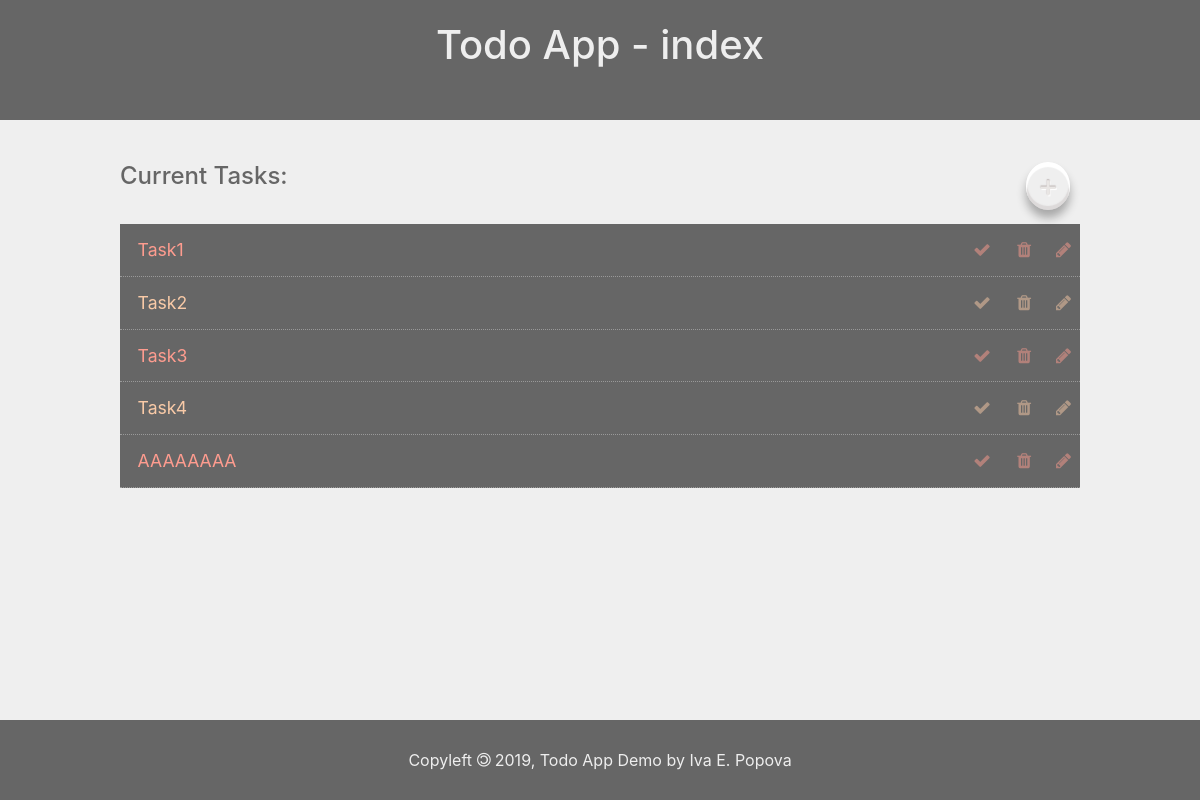
Page /todos/ on the earlier database version.
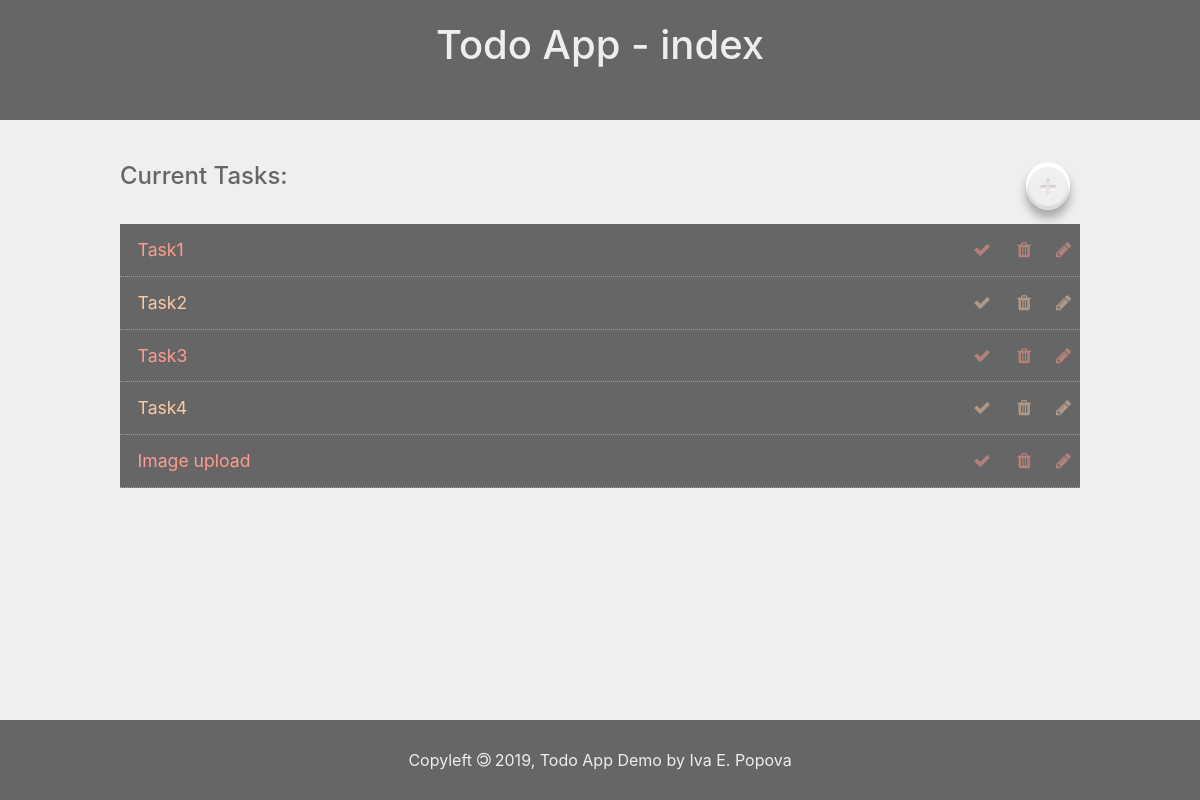
Same page on the later database version.
### todo_app/models.py (models this page shows, shortened)
class Task(models.Model):
  id = models.AutoField(primary_key=True)
  title = models.CharField('Title', max_length=100, help_text="Task Title")
  description = models.TextField('Description', null=True, help_text="Task Description")
  image = models.ImageField('Image',
    null=False,
    blank=True,
    help_text='Task image',
    upload_to='images/')
  due = models.DateTimeField('due', default=days_from_now_1, help_text="Task Due (default - 1 day from now)")
  created = models.DateTimeField(auto_now_add=True)
  completed = models.BooleanField(default=False)

### todo_app/views.py (the view)
# urls.py: path('', views.index, name="todo_index"),
def index(request):
    tasks = Task.objects.order_by('id')
    template_file = 'todo_app/index.html'
    context = {
        'form': CreateUpdateTaskForm,
        'tasks': tasks,
        'app_name': 'Todo App',
        'page_name': 'index'
    }
    return render(request, template_file, context)

### todo_app/templates/todo_app/index.html
{% extends "todo_app/base.html" %}
{% load static %}
{% load custom_filters %}
{% block content_head %}
  <link rel="stylesheet" type="text/css" href="{% static 'todo_app/index.css' %}">
{% endblock content_head %}
{% block content %}
  <main>
    <section class="list_todos">
      <div class="header clear">
        <h1>Current Tasks:</h1>
        <div class="buttonHolder">
          <a href="{% url 'todo_add' %}" class="button">+</a>
        </div>
      </div>
      <ul>
        {% for task in tasks %}
          <li class="clear">
            <span>
              {% if task.completed %}
                <del>{{task.title}}</del>
              {% else %}
                {{task.title}}
              {% endif %}
            </span>
            <span>
              <a href="{% url 'todo_complete' task.id%}"><i class="fa fa-check"></i></a>
              <a href="{% url 'todo_delete' task.id%}"><i class="fa fa-trash"></i></a>
              <a href="{% url 'todo_update' task.id %}"><i class="fa fa-pencil"></i></a>
            </span>
          </li>
        {% empty %}
          <li>No tasks!</li>
        {% endfor %}
      </ul>
    </section>
  </main>
{% endblock content %}

### todo_app/templates/todo_app/base.html (shortened to what this page needs)
{% load static %}
<!DOCTYPE html>
<html>
<head>
	<link rel="stylesheet" href="https://stackpath.bootstrapcdn.com/bootstrap/4.3.1/css/bootstrap.min.css">
	<link rel="stylesheet" href="https://stackpath.bootstrapcdn.com/font-awesome/4.7.0/css/font-awesome.min.css">
	<link rel="stylesheet" type="text/css" href="{% static 'todo_app/base.css' %}">
	{% block content_head %}{% endblock content_head %}
</head>
<body>
	<header>
		<h1>{{app_name}} - {{page_name}}</h1>
	</header>
	{% block content %}{% endblock content %}
	<footer>
    <p>Copyleft <i class="fa fa-copyright rotate-180"></i> 2019, Todo App Demo by Iva E. Popova</p>
  </footer>
</body>
</html>

### todo_app/static/todo_app/base.css (style rules this page uses)
html,body, header, footer, main, h1,h2,h3,p { margin:0; padding: 0; box-sizing: border-box; }
.clear:after { display: block; content: ""; clear: both; }
.rotate-180 { display: inline-block; transform: rotate(180deg); }
body { margin:0; background: #efefef; }
header, footer { vertical-align: middle; text-align: center; background: #666; color: #EEE; }
header { min-height: 15vh; border: 1px solid #666; }
header h1 { margin: .5em 0 .3em 0; }
footer { min-height: 10vh; line-height: 10vh; font-size: initial; }
main { width: 80%; min-height: 75vh; margin:0 auto; padding: 1em 0; box-sizing: border-box; color: #666; }
.clear:after { content: ""; display: block; clear: both; }

### todo_app/static/todo_app/index.css (style rules this page uses)
.list_todos>.header { padding: 0 0 .5em 0; }
.buttonHolder { float: right; margin:0 auto; font-size: 2em; width: 2em; height: 2em; }
.buttonHolder a { text-decoration: none; }
.button { position: relative; display: block; margin: .3em; text-align: center; color:#e9e6e4; text-shadow: 0px -1px 1px #bdb5b4, 1px 1px 1px white; background-image: linear-gradient(top, #f4f1ee, #fff); border-radius: 100%; box-shadow: 0px 8px 10px 0px rgba(0, 0, 0, .3), inset 0px 4px 1px 1px white, inset 0px -3px 1px 1px rgba(204,198,197,.5); transition: all .1s linear; }
.list_todos { margin: 1em 0 0 0; }
.list_todos h1 { float: left; font-size: 1.5em; line-height: 2em; vertical-align: middle; }
.list_todos ul { list-style-type: none; margin:0; padding: 0; }
.list_todos li { font-size: 1.1em; height: 3em; line-height: 3em; padding: 0 .5em 0 1em; background: #666; border-bottom: 1px dotted #999; }
.list_todos li:nth-of-type(2n+1) { color: #fe9c8f; }
.list_todos li:nth-of-type(2n) { color: #f9caa7; }
.list_todos li span { display: inline-block; height: 100%; }
.list_todos li span:nth-of-type(2) { float: right; }
.list_todos li a { display: inline-block; height: 2em; color: inherit; opacity: .5; }
.list_todos li .fa { display: inline-block; width: 2em; height: 100%; text-align: right; }

Differences in the rows shown:
removed Task: title "AAAAAAAA"
added Task: title "Image upload"
